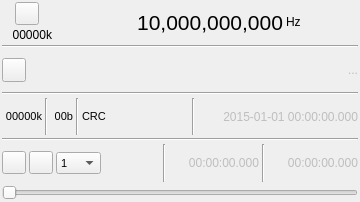
<?xml version="1.0" encoding="UTF-8"?>
<ui version="4.0">
 <class>FileInputGUI</class>
 <widget class="QWidget" name="FileInputGUI">
  <property name="geometry">
   <rect>
    <x>0</x>
    <y>0</y>
    <width>360</width>
    <height>202</height>
   </rect>
  </property>
  <property name="sizePolicy">
   <sizepolicy hsizetype="Fixed" vsizetype="Fixed">
    <horstretch>0</horstretch>
    <verstretch>0</verstretch>
   </sizepolicy>
  </property>
  <property name="minimumSize">
   <size>
    <width>360</width>
    <height>202</height>
   </size>
  </property>
  <property name="maximumSize">
   <size>
    <width>380</width>
    <height>202</height>
   </size>
  </property>
  <property name="font">
   <font>
    <family>Liberation Sans</family>
    <pointsize>9</pointsize>
    <weight>50</weight>
    <italic>false</italic>
    <bold>false</bold>
   </font>
  </property>
  <property name="windowTitle">
   <string>IQReplay</string>
  </property>
  <layout class="QVBoxLayout" name="verticalLayout">
   <property name="spacing">
    <number>3</number>
   </property>
   <property name="leftMargin">
    <number>2</number>
   </property>
   <property name="topMargin">
    <number>2</number>
   </property>
   <property name="rightMargin">
    <number>2</number>
   </property>
   <property name="bottomMargin">
    <number>2</number>
   </property>
   <item>
    <layout class="QHBoxLayout" name="horizontalLayout_freq">
     <item>
      <layout class="QVBoxLayout" name="deviceUILayout">
       <item>
        <layout class="QHBoxLayout" name="deviceButtonsLayout">
         <item>
          <widget class="ButtonSwitch" name="startStop">
           <property name="toolTip">
            <string>start/stop acquisition</string>
           </property>
           <property name="text">
            <string/>
           </property>
           <property name="icon">
            <iconset resource="../../../sdrgui/resources/res.qrc">
             <normaloff>:/play.png</normaloff>
             <normalon>:/stop.png</normalon>:/play.png</iconset>
           </property>
          </widget>
         </item>
        </layout>
       </item>
       <item>
        <layout class="QHBoxLayout" name="deviceRateLayout">
         <item>
          <widget class="QLabel" name="deviceRateText">
           <property name="minimumSize">
            <size>
             <width>50</width>
             <height>0</height>
            </size>
           </property>
           <property name="toolTip">
            <string>I/Q sample rate kS/s</string>
           </property>
           <property name="text">
            <string>00000k</string>
           </property>
           <property name="alignment">
            <set>Qt::AlignRight|Qt::AlignTrailing|Qt::AlignVCenter</set>
           </property>
          </widget>
         </item>
        </layout>
       </item>
      </layout>
     </item>
     <item>
      <spacer name="freqLeftSpacer">
       <property name="orientation">
        <enum>Qt::Horizontal</enum>
       </property>
       <property name="sizeHint" stdset="0">
        <size>
         <width>0</width>
         <height>0</height>
        </size>
       </property>
      </spacer>
     </item>
     <item>
      <widget class="QLabel" name="centerFrequency">
       <property name="minimumSize">
        <size>
         <width>170</width>
         <height>0</height>
        </size>
       </property>
       <property name="font">
        <font>
         <family>Liberation Sans</family>
         <pointsize>16</pointsize>
         <weight>50</weight>
         <italic>false</italic>
         <bold>false</bold>
        </font>
       </property>
       <property name="text">
        <string>10,000,000,000</string>
       </property>
       <property name="alignment">
        <set>Qt::AlignRight|Qt::AlignTrailing|Qt::AlignVCenter</set>
       </property>
      </widget>
     </item>
     <item>
      <widget class="QLabel" name="freqUnits">
       <property name="text">
        <string>Hz</string>
       </property>
      </widget>
     </item>
     <item>
      <spacer name="freqRightlSpacer">
       <property name="orientation">
        <enum>Qt::Horizontal</enum>
       </property>
       <property name="sizeHint" stdset="0">
        <size>
         <width>0</width>
         <height>0</height>
        </size>
       </property>
      </spacer>
     </item>
    </layout>
   </item>
   <item>
    <widget class="Line" name="line_freq">
     <property name="orientation">
      <enum>Qt::Horizontal</enum>
     </property>
    </widget>
   </item>
   <item>
    <layout class="QHBoxLayout" name="fileSelectionLayout">
     <item>
      <widget class="QPushButton" name="showFileDialog">
       <property name="minimumSize">
        <size>
         <width>24</width>
         <height>24</height>
        </size>
       </property>
       <property name="maximumSize">
        <size>
         <width>24</width>
         <height>24</height>
        </size>
       </property>
       <property name="toolTip">
        <string>Open file</string>
       </property>
       <property name="text">
        <string/>
       </property>
       <property name="icon">
        <iconset resource="../../../sdrgui/resources/res.qrc">
         <normaloff>:/preset-load.png</normaloff>:/preset-load.png</iconset>
       </property>
      </widget>
     </item>
     <item>
      <widget class="QLabel" name="fileNameText">
       <property name="enabled">
        <bool>false</bool>
       </property>
       <property name="toolTip">
        <string>File currently opened</string>
       </property>
       <property name="text">
        <string>...</string>
       </property>
       <property name="alignment">
        <set>Qt::AlignRight|Qt::AlignTrailing|Qt::AlignVCenter</set>
       </property>
      </widget>
     </item>
    </layout>
   </item>
   <item>
    <widget class="Line" name="line_file">
     <property name="orientation">
      <enum>Qt::Horizontal</enum>
     </property>
    </widget>
   </item>
   <item>
    <layout class="QHBoxLayout" name="rateTimeLayout">
     <item>
      <widget class="QLabel" name="sampleRateText">
       <property name="minimumSize">
        <size>
         <width>40</width>
         <height>0</height>
        </size>
       </property>
       <property name="font">
        <font>
         <family>Liberation Sans</family>
         <pointsize>8</pointsize>
         <weight>50</weight>
         <italic>false</italic>
         <bold>false</bold>
        </font>
       </property>
       <property name="toolTip">
        <string>Record sample rate (kS/s)</string>
       </property>
       <property name="text">
        <string>00000k</string>
       </property>
       <property name="alignment">
        <set>Qt::AlignRight|Qt::AlignTrailing|Qt::AlignVCenter</set>
       </property>
      </widget>
     </item>
     <item>
      <widget class="Line" name="line">
       <property name="orientation">
        <enum>Qt::Vertical</enum>
       </property>
      </widget>
     </item>
     <item>
      <widget class="QLabel" name="sampleSizeText">
       <property name="minimumSize">
        <size>
         <width>22</width>
         <height>0</height>
        </size>
       </property>
       <property name="font">
        <font>
         <family>Liberation Sans</family>
         <pointsize>8</pointsize>
         <weight>50</weight>
         <italic>false</italic>
         <bold>false</bold>
        </font>
       </property>
       <property name="toolTip">
        <string>Record sample size (bits)</string>
       </property>
       <property name="text">
        <string>00b</string>
       </property>
       <property name="alignment">
        <set>Qt::AlignRight|Qt::AlignTrailing|Qt::AlignVCenter</set>
       </property>
      </widget>
     </item>
     <item>
      <widget class="Line" name="line_2">
       <property name="orientation">
        <enum>Qt::Vertical</enum>
       </property>
      </widget>
     </item>
     <item>
      <widget class="QLabel" name="crcLabel">
       <property name="font">
        <font>
         <family>Liberation Sans</family>
         <pointsize>8</pointsize>
         <weight>50</weight>
         <italic>false</italic>
         <bold>false</bold>
        </font>
       </property>
       <property name="toolTip">
        <string>CRC status: Green: OK Red: KO Grey: undefined</string>
       </property>
       <property name="text">
        <string>CRC</string>
       </property>
      </widget>
     </item>
     <item>
      <spacer name="horizontalSpacer">
       <property name="orientation">
        <enum>Qt::Horizontal</enum>
       </property>
       <property name="sizeHint" stdset="0">
        <size>
         <width>40</width>
         <height>20</height>
        </size>
       </property>
      </spacer>
     </item>
     <item>
      <widget class="Line" name="absTimeLine">
       <property name="orientation">
        <enum>Qt::Vertical</enum>
       </property>
      </widget>
     </item>
     <item>
      <widget class="QLabel" name="absTimeText">
       <property name="enabled">
        <bool>false</bool>
       </property>
       <property name="minimumSize">
        <size>
         <width>160</width>
         <height>0</height>
        </size>
       </property>
       <property name="toolTip">
        <string>Record absolute time</string>
       </property>
       <property name="text">
        <string>2015-01-01 00:00:00.000</string>
       </property>
       <property name="alignment">
        <set>Qt::AlignRight|Qt::AlignTrailing|Qt::AlignVCenter</set>
       </property>
      </widget>
     </item>
    </layout>
   </item>
   <item>
    <widget class="Line" name="line_rate">
     <property name="orientation">
      <enum>Qt::Horizontal</enum>
     </property>
    </widget>
   </item>
   <item>
    <layout class="QHBoxLayout" name="playControllLayout">
     <item>
      <widget class="ButtonSwitch" name="playLoop">
       <property name="toolTip">
        <string>Play in a loop</string>
       </property>
       <property name="text">
        <string/>
       </property>
       <property name="icon">
        <iconset resource="../../../sdrgui/resources/res.qrc">
         <normaloff>:/playloop.png</normaloff>:/playloop.png</iconset>
       </property>
       <property name="iconSize">
        <size>
         <width>16</width>
         <height>16</height>
        </size>
       </property>
       <property name="checkable">
        <bool>true</bool>
       </property>
      </widget>
     </item>
     <item>
      <widget class="ButtonSwitch" name="play">
       <property name="toolTip">
        <string>Stopped / Play / Pause</string>
       </property>
       <property name="text">
        <string/>
       </property>
       <property name="icon">
        <iconset resource="../../../sdrgui/resources/res.qrc">
         <normaloff>:/play.png</normaloff>
         <normalon>:/pause.png</normalon>
         <disabledoff>:/stop.png</disabledoff>
         <disabledon>:/stop.png</disabledon>
         <activeoff>:/play.png</activeoff>
         <activeon>:/pause.png</activeon>
         <selectedoff>:/play.png</selectedoff>
         <selectedon>:/pause.png</selectedon>:/play.png</iconset>
       </property>
       <property name="iconSize">
        <size>
         <width>16</width>
         <height>16</height>
        </size>
       </property>
       <property name="checkable">
        <bool>true</bool>
       </property>
       <property name="checked">
        <bool>false</bool>
       </property>
      </widget>
     </item>
     <item>
      <widget class="QComboBox" name="acceleration">
       <property name="minimumSize">
        <size>
         <width>45</width>
         <height>0</height>
        </size>
       </property>
       <property name="maximumSize">
        <size>
         <width>45</width>
         <height>16777215</height>
        </size>
       </property>
       <property name="font">
        <font>
         <family>Liberation Sans</family>
         <pointsize>8</pointsize>
         <weight>50</weight>
         <italic>false</italic>
         <bold>false</bold>
        </font>
       </property>
       <property name="toolTip">
        <string>Acceleration factor</string>
       </property>
       <item>
        <property name="text">
         <string>1</string>
        </property>
       </item>
       <item>
        <property name="text">
         <string>2</string>
        </property>
       </item>
       <item>
        <property name="text">
         <string>5</string>
        </property>
       </item>
       <item>
        <property name="text">
         <string>10</string>
        </property>
       </item>
       <item>
        <property name="text">
         <string>20</string>
        </property>
       </item>
       <item>
        <property name="text">
         <string>50</string>
        </property>
       </item>
       <item>
        <property name="text">
         <string>100</string>
        </property>
       </item>
       <item>
        <property name="text">
         <string>200</string>
        </property>
       </item>
       <item>
        <property name="text">
         <string>500</string>
        </property>
       </item>
       <item>
        <property name="text">
         <string>1k</string>
        </property>
       </item>
      </widget>
     </item>
     <item>
      <spacer name="horizontalSpacer_2">
       <property name="orientation">
        <enum>Qt::Horizontal</enum>
       </property>
       <property name="sizeHint" stdset="0">
        <size>
         <width>40</width>
         <height>20</height>
        </size>
       </property>
      </spacer>
     </item>
     <item>
      <widget class="Line" name="linePlay1">
       <property name="orientation">
        <enum>Qt::Vertical</enum>
       </property>
      </widget>
     </item>
     <item>
      <widget class="QLabel" name="relTimeText">
       <property name="enabled">
        <bool>false</bool>
       </property>
       <property name="minimumSize">
        <size>
         <width>90</width>
         <height>0</height>
        </size>
       </property>
       <property name="toolTip">
        <string>Record time from start</string>
       </property>
       <property name="text">
        <string>00:00:00.000</string>
       </property>
       <property name="alignment">
        <set>Qt::AlignRight|Qt::AlignTrailing|Qt::AlignVCenter</set>
       </property>
      </widget>
     </item>
     <item>
      <widget class="Line" name="linePlay2">
       <property name="orientation">
        <enum>Qt::Vertical</enum>
       </property>
      </widget>
     </item>
     <item>
      <widget class="QLabel" name="recordLengthText">
       <property name="enabled">
        <bool>false</bool>
       </property>
       <property name="minimumSize">
        <size>
         <width>90</width>
         <height>0</height>
        </size>
       </property>
       <property name="toolTip">
        <string>Total record time</string>
       </property>
       <property name="text">
        <string>00:00:00.000</string>
       </property>
       <property name="alignment">
        <set>Qt::AlignRight|Qt::AlignTrailing|Qt::AlignVCenter</set>
       </property>
      </widget>
     </item>
    </layout>
   </item>
   <item>
    <layout class="QHBoxLayout" name="horizontalLayout_nav">
     <item>
      <widget class="QSlider" name="navTimeSlider">
       <property name="toolTip">
        <string>Time navigator</string>
       </property>
       <property name="maximum">
        <number>1000</number>
       </property>
       <property name="pageStep">
        <number>1</number>
       </property>
       <property name="orientation">
        <enum>Qt::Horizontal</enum>
       </property>
      </widget>
     </item>
    </layout>
   </item>
  </layout>
 </widget>
 <customwidgets>
  <customwidget>
   <class>ButtonSwitch</class>
   <extends>QToolButton</extends>
   <header>gui/buttonswitch.h</header>
  </customwidget>
 </customwidgets>
 <resources>
  <include location="../../../sdrgui/resources/res.qrc"/>
 </resources>
 <connections/>
</ui>
